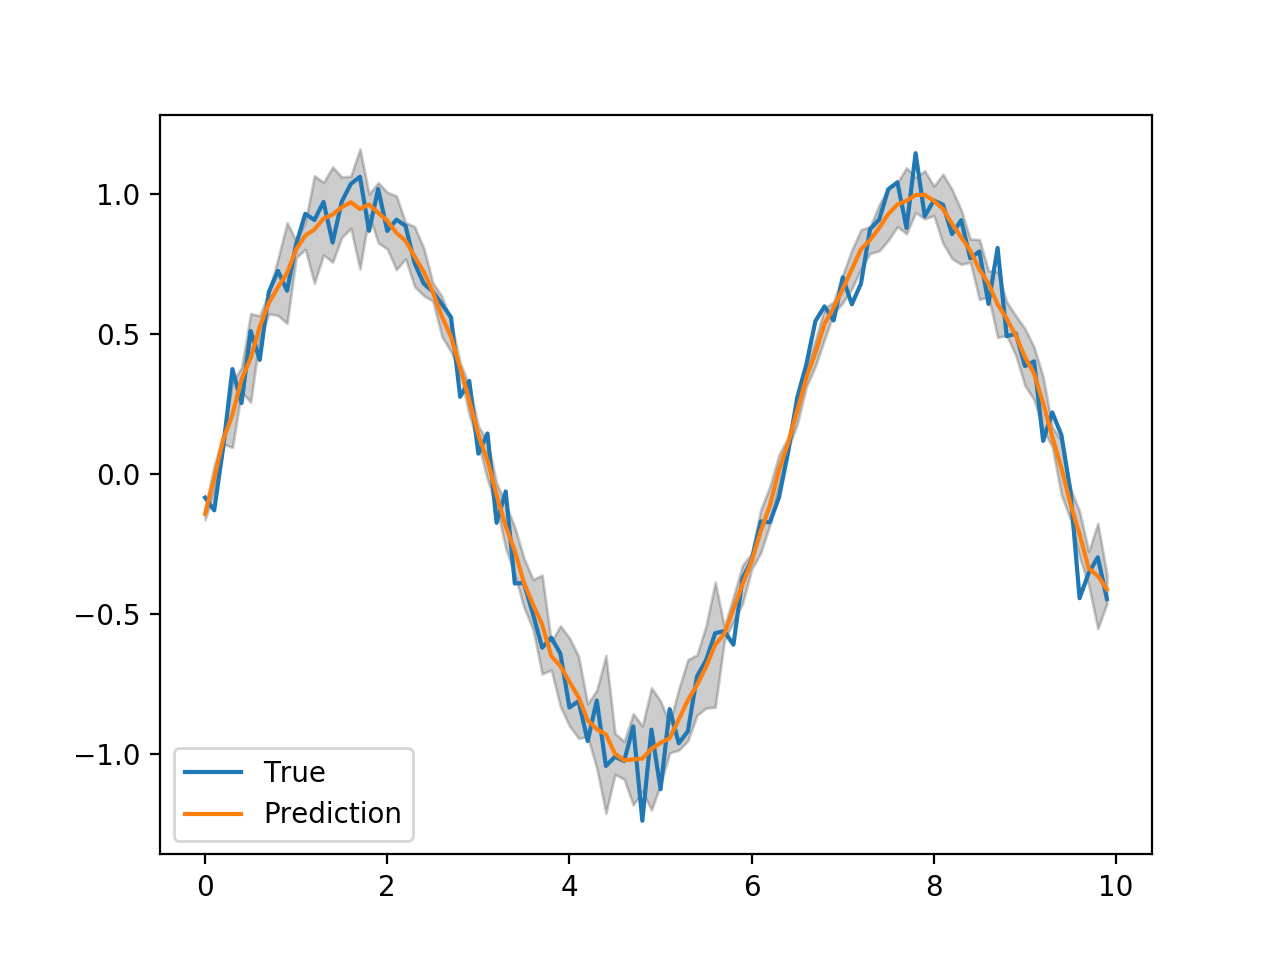

The Python source for this figure:
import numpy as np
import matplotlib.pyplot as plt

def RBF(x1, x2):
    return np.exp(-np.linalg.norm(x1 - x2, axis=0)**2/2)

class GaussianProcess:
    def __init__(self, kernel=RBF, sigma=1e-2):
        self.kernel, self.sigma = kernel, sigma
    
    def fit(self, X, y):
        self.X, self.y = X, y.reshape(-1, 1)

    def predict(self, X, samples=1e2):
        step_size = np.std(self.y)/100.0
        dy = np.mean(self.y) + 100*step_size*np.random.randn(X.shape[0], 1)
        samples = int(samples * dy.size)
        X = np.vstack((self.X, X))
        self.K = self.kernel(X.T.reshape(X.shape[1], X.shape[0], 1),
                             X.T.reshape(X.shape[1], 1, X.shape[0])) + self.sigma**2*np.eye(X.shape[0])
        print(np.linalg.det(self.K)), samples
        total, total_sqr = np.zeros(dy.shape), np.zeros(dy.shape)
        E = -np.vstack((self.y, dy)).T.dot(np.linalg.solve(self.K, np.vstack((self.y, dy))))
        for i in range(samples):
            new_dy = dy + step_size*np.random.randn(*dy.shape)
            new_E  = -np.vstack((self.y, new_dy)).T.dot(np.linalg.solve(self.K, np.vstack((self.y, new_dy))))
            if np.exp(new_E - E) > np.random.rand():
                dy, E = new_dy, new_E
            total += dy
            total_sqr += dy**2
        return (total/samples).flatten(), (total_sqr/samples - (total/samples)**2).flatten()

x = np.arange(0, 10, 0.1)
y = np.sin(x) + 0.1*np.random.randn(*x.shape)

gp = GaussianProcess()
gp.fit(x.reshape(-1, 1), y)

y_pred, y_err = gp.predict(x.reshape(-1, 1), samples=1e3)

plt.plot(x, y)
plt.plot(x, y_pred)
plt.fill_between(x, y_pred - np.sqrt(y_err),
                 y_pred + np.sqrt(y_err),
                 alpha=0.2, color='k')
plt.legend(['True', 'Prediction'])
plt.show()
